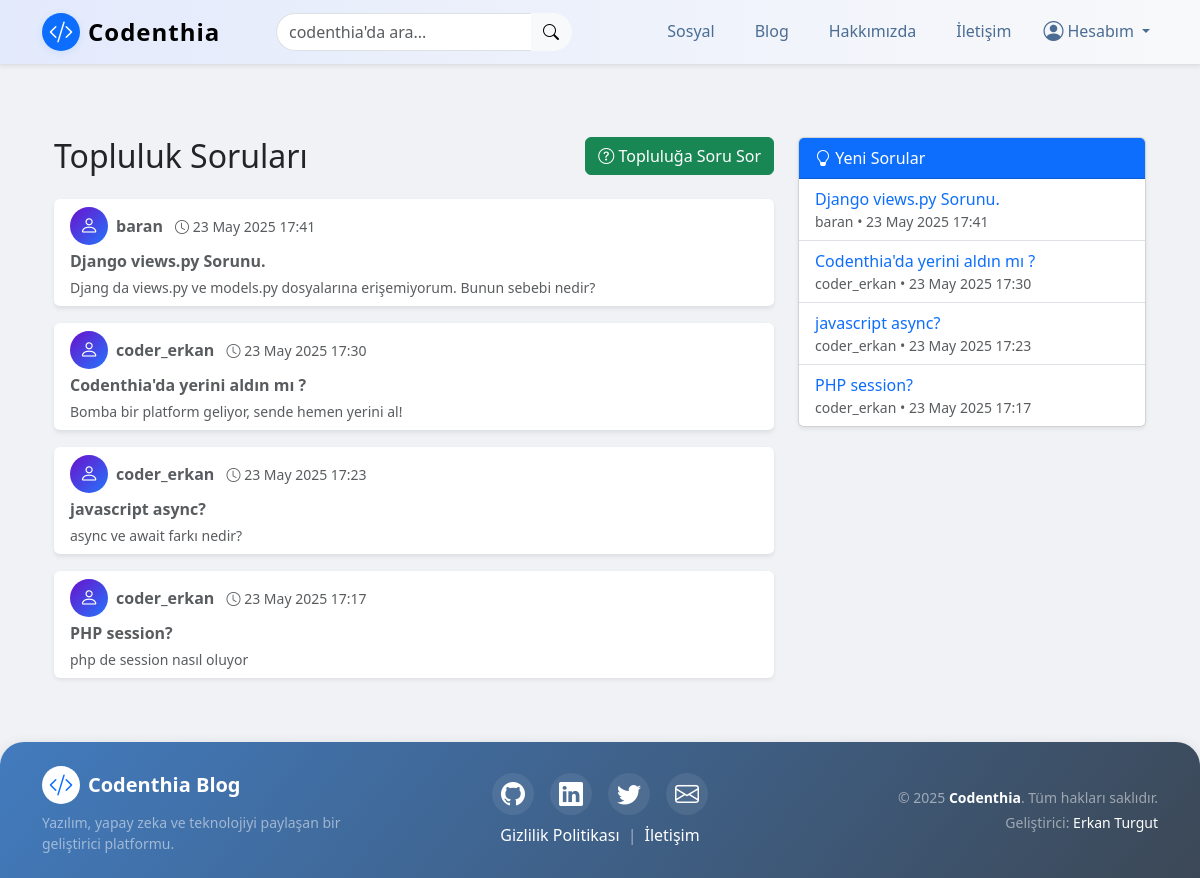
/articles/sosyal/ (signed in), run on the app's committed database.
### article/models.py (models this page shows, shortened)
class CommunityQuestion(models.Model):
    user = models.ForeignKey(get_user_model(), on_delete=models.CASCADE, verbose_name="Soran Kullanıcı", related_name="community_questions")
    title = models.CharField(max_length=200, verbose_name="Soru Başlığı")
    content = models.TextField(verbose_name="Soru İçeriği")
    image = models.ImageField(upload_to='community_images/', null=True, blank=True, verbose_name="Görsel")
    created_date = models.DateTimeField(auto_now_add=True)
    class Meta:
        ordering = ['-created_date']

### article/views.py (the view)
# urls.py: path('sosyal/', views.sosyal, name ="sosyal"), # Bu kod, sosyal sayfasını temsil eder ve sosyal fonksiyonunu çağırır
def sosyal(request):
    questions = CommunityQuestion.objects.all()
    return render(request, 'sosyal.html', {'questions': questions})

### templates/sosyal.html (shortened to what this page needs)
{% extends "layout.html" %} {% block body %}
<div class="container my-5">
    <div class="row">
        <div class="col-lg-8">
            <div class="d-flex justify-content-between align-items-center mb-4">
                <h2 class="mb-0">Topluluk Soruları</h2>
                <a href="{% url 'article:soru_ekle' %}" class="btn btn-success">
                    <i class="bi bi-question-circle"></i> Topluluğa Soru Sor
                </a>
            </div>
            {% if questions %}
            <div class="list-group list-group-flush">
                {% for q in questions %}
                <a href="{% url 'article:soru_detay' q.id %}" class="list-group-item list-group-item-action mb-3 shadow-sm rounded">
                    <div class="d-flex align-items-center mb-1">
                        <div class="avatar bg-primary text-white rounded-circle d-flex align-items-center justify-content-center me-2" style="width:38px; height:38px; font-size:1.2rem;">
                            <i class="bi bi-person"></i>
                        </div>
                        <div>
                            <strong>{{ q.user.get_full_name|default:q.user.username }}</strong>
                            <span class="text-muted small ms-2"><i class="bi bi-clock"></i> {{ q.created_date|date:"d M Y H:i" }}</span>
                        </div>
                    </div>
                    <div class="fw-bold">{{ q.title }}</div>
                    <div class="text-muted small mt-1">{{ q.content|truncatechars:120 }}</div>
                </a>
                {% endfor %}
            </div>
            {% else %}
            <div class="alert alert-info">Henüz toplulukta hiç soru yok. İlk soruyu sen sor!</div>
            {% endif %}
        </div>
        <div class="col-lg-4">
            <div class="card shadow-sm mb-4">
                <div class="card-header bg-primary text-white">
                    <i class="bi bi-lightbulb"></i> Yeni Sorular
                </div>
                <ul class="list-group list-group-flush">
                    {% for q in questions|slice:":7" %}
                    <li class="list-group-item py-2">
                        <a href="{% url 'article:soru_detay' q.id %}" class="text-decoration-none">{{ q.title|truncatechars:40 }}</a>
                        <div class="text-muted small">{{ q.user.get_full_name|default:q.user.username }} • {{ q.created_date|date:"d M Y H:i" }}</div>
                    </li>
                    {% endfor %}
                </ul>
            </div>
        </div>
    </div>
</div>
{% endblock %}

### templates/sosyal.html (style rules this page uses)
.avatar { min-width: 38px; min-height: 38px; font-weight: bold; background: linear-gradient(135deg, #6a11cb 0%, #2575fc 100%); }

### data on the page
CommunityQuestion: user.get_full_name "baran", created_date "23 May 2025 17:41", title "Django views.py Sorunu.", content "Djang da views.py ve models.py dosyalarına erişemiyorum. Bunun sebebi nedir?"
CommunityQuestion: user.get_full_name "coder_erkan", created_date "23 May 2025 17:30", title "Codenthia'da yerini aldın mı ?", content "Bomba bir platform geliyor, sende hemen yerini al!"
CommunityQuestion: user.get_full_name "coder_erkan", created_date "23 May 2025 17:23", title "javascript async?", content "async ve await farkı nedir?"
CommunityQuestion: user.get_full_name "coder_erkan", created_date "23 May 2025 17:17", title "PHP session?", content "php de session nasıl oluyor"
